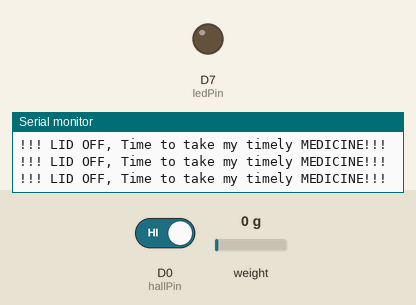
This sketch was run on a simulated ESP8266 (NodeMCU). On the bench: output pins drawn as LEDs (lit = HIGH), the last lines printed to the serial monitor. The test bench sets the inputs (shaded band); at power-on: D0 (hallPin) HIGH, weight on the scale 0 g. WiFi joins after 1.5 s; servers stay silent unless stated; uploads are accepted with an empty reply.

Above: at 3.7 s.
3.8 s: D0 (hallPin) driven LOW
At 5.1 s:
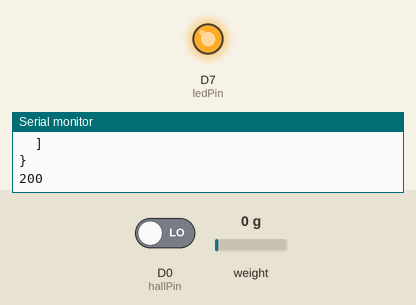
Timing chart, 0 to 6.8 s (numbered marks = the images above; inputs shaded):
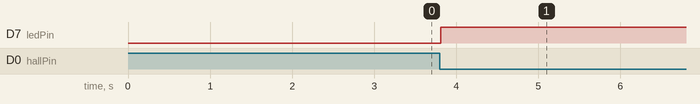

Measured:
- after the input at 3.8 s, D7 (ledPin): LOW → HIGH at once

The sketch:

beta0.1.ino
```cpp
#include <ESP8266HTTPClient.h>
#include <ESP8266WiFi.h>
#include <ArduinoJson.h>
#include <HX711.h>
//==============================================================================================
// Scale Settings
const int SCALE_DOUT_PIN = D2;
const int SCALE_SCK_PIN = D3;
// constants won't change. They're used here to set pin numbers:
const int hallPin = D0;     // the number of the hall effect sensor pin
const int ledPin =  D7;     // the number of the LED pin
// variables will change:
int hallState = 0;          // variable for reading the hall sensor status
float value = 0;
HX711 scale(SCALE_DOUT_PIN, SCALE_SCK_PIN);

//==============================================================================================

void setup() {

  Serial.begin(115200);                            //Serial connection
  //============================================================================================
  scale.set_scale(2230);// <- set here calibration factor!!!
  scale.tare();
  // initialize the LED pin as an output:
  pinMode(ledPin, OUTPUT);
  // initialize the hall effect sensor pin as an input:
  pinMode(hallPin, INPUT);
  //============================================================================================
  WiFi.begin("DataSoft_WiFi", "support123");   //WiFi connection

  while (WiFi.status() != WL_CONNECTED) {  //Wait for the WiFI connection completion

    delay(500);
    Serial.println("Waiting for connection");

  }
  Serial.println("WiFi Connected!");

}
//==============================================================================================
//float HallEffect(){
//  hallState = digitalRead(hallPin);   // read the state of the hall effect sensor:
//  // Magnet near == LOW
//  if (hallState == LOW) {
//    // turn LED on:
//    Serial.println("!!! LID ON !!!");
//    digitalWrite(ledPin, LOW);
//  }
//  else if (hallState == HIGH) {
//    // turn LED off:
//    digitalWrite(ledPin, HIGH);
//    Serial.println("!!! LID OFF !!!");
//    value = LoadCell(); // Call LoadCell function
//    Serial.print("In HallEffect ");
//    Serial.println(value);
//  }
//}

float LoadCell(){
    float weight = scale.get_units(1); //loadcell
    //weight = weight + 90;
    //value = String((weight), 5);
    value = weight;
    Serial.print("In loadcell ");
    Serial.println(value);
    return value;
    delay(5000);
}


void loop() {

  hallState = digitalRead(hallPin);   // read the state of the hall effect sensor:
  //Magnet near == LOW
  if (hallState == LOW){
    Serial.println("!!! LID ON, Time to take the reading and send it to server!!!");
    digitalWrite(ledPin, HIGH);
    value = LoadCell();
    if (WiFi.status() == WL_CONNECTED) { //Check WiFi connection status
      StaticJsonBuffer<300> JSONbuffer;   //Declaring static JSON buffer
      JsonObject& JSONencoder = JSONbuffer.createObject();

      JSONencoder["sensorType"] = "LoadCell";

      JsonArray& values = JSONencoder.createNestedArray("Gram"); //JSON array
      values.add(value); //Add value to array
      //==========================================================================================
      char JSONmessageBuffer[300];
      JSONencoder.prettyPrintTo(JSONmessageBuffer, sizeof(JSONmessageBuffer));
      Serial.println(JSONmessageBuffer);

      HTTPClient http;    //Declare object of class HTTPClient

      http.begin("http://192.168.6.77:8081/value");      //Specify request destination
      http.addHeader("Content-Type", "application/json");  //Specify content-type header

      int httpCode = http.POST(JSONmessageBuffer);   //Send the request
      String payload = http.getString();                                        //Get the response payload

      Serial.println(httpCode);   //Print HTTP return code
      Serial.println(payload);    //Print request response payload

      http.end();  //Close connection

    } else {

      Serial.println("Error in WiFi connection");

    }

  delay(5000);  //Send a request every 30 seconds
  }
  else if (hallState == HIGH){
    Serial.println("!!! LID OFF, Time to take my timely MEDICINE!!!");
    digitalWrite(ledPin, LOW);
  }

}
```
